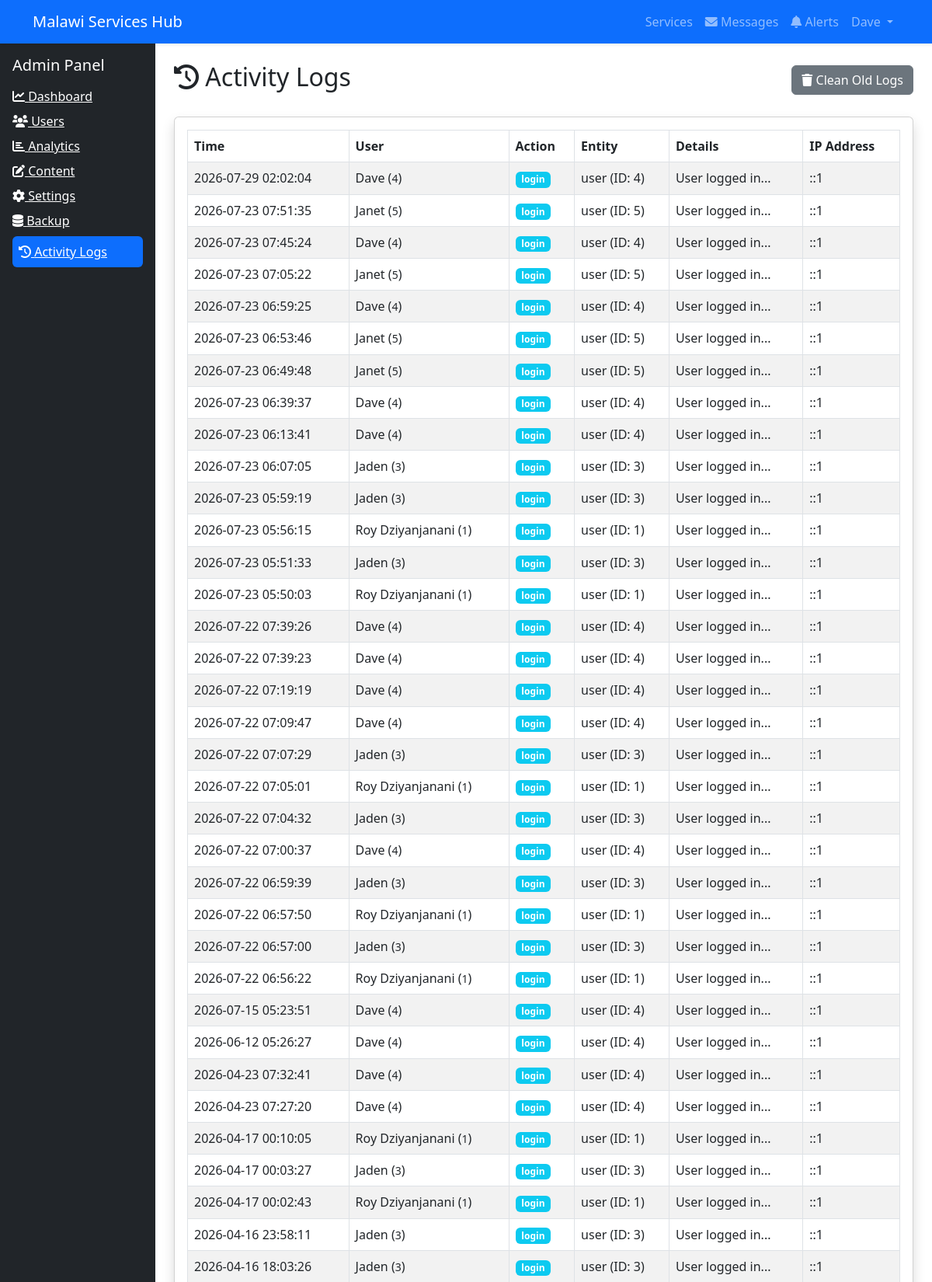
/admin/activity.php (signed in, upper part), run on the app's committed database.
### tables this page shows
CREATE TABLE `users` (
  `id` int(11) NOT NULL,
  `name` varchar(100) NOT NULL,
  `email` varchar(100) NOT NULL,
  `password` varchar(255) NOT NULL,
  `phone` varchar(20) NOT NULL,
  `location` varchar(100) NOT NULL,
  `role` enum('customer','provider','admin') DEFAULT 'customer',
  `profile_pic` varchar(255) DEFAULT NULL,
  `is_active` tinyint(1) DEFAULT 1,
  `is_profile_complete` tinyint(1) DEFAULT 0,
  `email_verified` tinyint(1) DEFAULT 0,
  `twofa_secret` varchar(255) DEFAULT NULL,
  `twofa_enabled` tinyint(1) DEFAULT 0,
  `created_at` timestamp NOT NULL DEFAULT current_timestamp(),
  `last_login` datetime DEFAULT NULL,
  `email_verification_token` varchar(255) DEFAULT NULL,
  `reset_password_token` varchar(255) DEFAULT NULL,
  `reset_password_expire` datetime DEFAULT NULL
);

CREATE TABLE `activity_logs` (
  `id` int(11) NOT NULL,
  `user_id` int(11) DEFAULT NULL,
  `action` varchar(100) DEFAULT NULL,
  `entity_type` varchar(50) DEFAULT NULL,
  `entity_id` int(11) DEFAULT NULL,
  `details` text DEFAULT NULL,
  `ip_address` varchar(45) DEFAULT NULL,
  `created_at` timestamp NOT NULL DEFAULT current_timestamp()
);

### includes/auth.php (called while the page is built, shortened)
<?php
require_once 'db.php';
function isLoggedIn() {
    return isset($_SESSION['user_id']);
}
function getCurrentUser() {
    $stmt = getDb()->prepare("SELECT * FROM users WHERE id = ?");
    $stmt->execute([$_SESSION['user_id']]);
    return $stmt->fetch();
}
?>

### includes/db.php (called while the page is built, shortened)
<?php
$host = 'localhost';
$dbname = 'malawi_services_hub';
$username = 'root';
$password = '';
try {
    $pdo = new PDO("mysql:host=$host;dbname=$dbname;charset=utf8mb4", $username, $password);
    $pdo->setAttribute(PDO::ATTR_ERRMODE, PDO::ERRMODE_EXCEPTION);
    $pdo->setAttribute(PDO::ATTR_DEFAULT_FETCH_MODE, PDO::FETCH_ASSOC);
} catch(PDOException $e) {
    die("Database connection failed: " . $e->getMessage());
}
function getDb() {
    global $pdo;
    return $pdo;
}
?>

### admin/activity.php (the view, shortened to what this page needs)
<?php
require_once '../includes/auth.php';
$db = getDb();
$logs = $db->query("SELECT l.*, u.name as user_name FROM activity_logs l LEFT JOIN users u ON l.user_id = u.id ORDER BY l.created_at DESC LIMIT 200")->fetchAll();
?>
<!DOCTYPE html>
<html lang="en">
<head>
    <link href="https://cdn.jsdelivr.net/npm/bootstrap@5.3.0/dist/css/bootstrap.min.css" rel="stylesheet">
    <link rel="stylesheet" href="https://cdnjs.cloudflare.com/ajax/libs/font-awesome/6.0.0-beta3/css/all.min.css">
</head>
<body>
<?php include '../includes/header.php'; ?>
<div class="container-fluid">
    <div class="row">
        <div class="col-md-2 bg-dark min-vh-100 p-3">
            <h5 class="text-white mb-3">Admin Panel</h5>
            <a href="index.php" class="text-white d-block mb-2"><i class="fas fa-chart-line"></i> Dashboard</a>
            <a href="users.php" class="text-white d-block mb-2"><i class="fas fa-users"></i> Users</a>
            <a href="analytics.php" class="text-white d-block mb-2"><i class="fas fa-chart-bar"></i> Analytics</a>
            <a href="content.php" class="text-white d-block mb-2"><i class="fas fa-edit"></i> Content</a>
            <a href="settings.php" class="text-white d-block mb-2"><i class="fas fa-cog"></i> Settings</a>
            <a href="backup.php" class="text-white d-block mb-2"><i class="fas fa-database"></i> Backup</a>
            <a href="activity.php" class="text-white d-block mb-2 bg-primary p-2 rounded"><i class="fas fa-history"></i> Activity Logs</a>
        </div>
        <div class="col-md-10 p-4">
            <div class="d-flex justify-content-between align-items-center mb-4">
                <h2><i class="fas fa-history"></i> Activity Logs</h2>
                <a href="?clear=1" class="btn btn-secondary" onclick="return confirm('Delete logs older than 30 days?')"><i class="fas fa-trash"></i> Clean Old Logs</a>
            </div>
            <div class="card shadow">
                <div class="card-body">
                    <table class="table table-bordered table-striped" id="logsTable">
                        <thead>
                            <tr><th>Time</th><th>User</th><th>Action</th><th>Entity</th><th>Details</th><th>IP Address</th></tr>
                        </thead>
                        <tbody>
                            <?php foreach($logs as $log): ?>
                            <tr>
                                <td><?= date('Y-m-d H:i:s', strtotime($log['created_at'])) ?></td>
                                <td><?= htmlspecialchars($log['user_name'] ?? 'System') ?> (<small><?= $log['user_id'] ?? 'N/A' ?></small>)</td>
                                <td><span class="badge bg-info"><?= htmlspecialchars($log['action']) ?></span></td>
                                <td><?= htmlspecialchars($log['entity_type'] ?? '-') ?> (ID: <?= $log['entity_id'] ?? '-'?>)</td>
                                <td><?= htmlspecialchars(substr($log['details'] ?? '', 0, 100)) ?>...</td>
                                <td><?= htmlspecialchars($log['ip_address'] ?? '-') ?></td>
                            </tr>
                            <?php endforeach; ?>
                        </tbody>
                    </table>
                </div>
            </div>
        </div>
    </div>
</div>
<?php include '../includes/footer.php'; ?>
</body>
</html>

### includes/header.php (shortened to what this page needs)
<!DOCTYPE html>
<html lang="en">
<head>
</head>
<?php
require_once __DIR__ . '/auth.php';
$currentUser = getCurrentUser();
?>
<nav class="navbar navbar-expand-lg navbar-dark bg-primary shadow-sm">
    <div class="container">
        <a class="navbar-brand" href="<?= BASE_URL ?>index.php">Malawi Services Hub</a>
        <div class="collapse navbar-collapse" id="navbarNav">
            <ul class="navbar-nav ms-auto">
                <li class="nav-item"><a class="nav-link" href="<?= BASE_URL ?>services.php">Services</a></li>
                <?php if($currentUser): ?>
                    <li class="nav-item">
                        <a class="nav-link position-relative" href="<?= BASE_URL ?>messaging.php">
                            <i class="fas fa-envelope"></i> Messages
                        </a>
                    </li>
                    <li class="nav-item">
                        <a class="nav-link position-relative" href="<?= BASE_URL ?>notifications.php">
                            <i class="fas fa-bell"></i> Alerts
                        </a>
                    </li>
                    <li class="nav-item dropdown">
                        <a class="nav-link dropdown-toggle" href="#" id="userDropdown" role="button" data-bs-toggle="dropdown">
                            <?= htmlspecialchars($currentUser['name']) ?>
                        </a>
                    </li>
                <?php else: ?>
                    <li class="nav-item"><a class="nav-link btn btn-outline-dark" href="#" data-bs-toggle="modal" data-bs-target="#loginModal">Login</a></li>
                    <li class="nav-item"><a class="nav-link btn btn-dark ms-2" href="#" data-bs-toggle="modal" data-bs-target="#registerModal">Sign Up</a></li>
                <?php endif; ?>
            </ul>
        </div>
    </div>
</nav>

### data on the page
users: name "Dave"
activity_logs: created_at "2026-07-29 02:02:04", user.name "Dave", user "4", action "login", entity_type "user", entity "4", details "User logged in", ip_address "::1"
activity_logs: created_at "2026-07-23 07:51:35", user.name "Janet", user "5", action "login", entity_type "user", entity "5", details "User logged in", ip_address "::1"
activity_logs: created_at "2026-07-23 07:45:24", user.name "Dave", user "4", action "login", entity_type "user", entity "4", details "User logged in", ip_address "::1"
activity_logs: created_at "2026-07-23 07:05:22", user.name "Janet", user "5", action "login", entity_type "user", entity "5", details "User logged in", ip_address "::1"
activity_logs: created_at "2026-07-23 06:59:25", user.name "Dave", user "4", action "login", entity_type "user", entity "4", details "User logged in", ip_address "::1"
activity_logs: created_at "2026-07-23 06:53:46", user.name "Janet", user "5", action "login", entity_type "user", entity "5", details "User logged in", ip_address "::1"
activity_logs: created_at "2026-07-23 06:49:48", user.name "Janet", user "5", action "login", entity_type "user", entity "5", details "User logged in", ip_address "::1"
activity_logs: created_at "2026-07-23 06:39:37", user.name "Dave", user "4", action "login", entity_type "user", entity "4", details "User logged in", ip_address "::1"
activity_logs: created_at "2026-07-23 06:13:41", user.name "Dave", user "4", action "login", entity_type "user", entity "4", details "User logged in", ip_address "::1"
activity_logs: created_at "2026-07-23 06:07:05", user.name "Jaden", user "3", action "login", entity_type "user", entity "3", details "User logged in", ip_address "::1"
activity_logs: created_at "2026-07-23 05:59:19", user.name "Jaden", user "3", action "login", entity_type "user", entity "3", details "User logged in", ip_address "::1"
activity_logs: created_at "2026-07-23 05:56:15", user.name "Roy Dziyanjanani", user "1", action "login", entity_type "user", entity "1", details "User logged in", ip_address "::1"
activity_logs: created_at "2026-07-23 05:51:33", user.name "Jaden", user "3", action "login", entity_type "user", entity "3", details "User logged in", ip_address "::1"
activity_logs: created_at "2026-07-23 05:50:03", user.name "Roy Dziyanjanani", user "1", action "login", entity_type "user", entity "1", details "User logged in", ip_address "::1"
activity_logs: created_at "2026-07-22 07:39:26", user.name "Dave", user "4", action "login", entity_type "user", entity "4", details "User logged in", ip_address "::1"
activity_logs: created_at "2026-07-22 07:39:23", user.name "Dave", user "4", action "login", entity_type "user", entity "4", details "User logged in", ip_address "::1"
activity_logs: created_at "2026-07-22 07:19:19", user.name "Dave", user "4", action "login", entity_type "user", entity "4", details "User logged in", ip_address "::1"
activity_logs: created_at "2026-07-22 07:09:47", user.name "Dave", user "4", action "login", entity_type "user", entity "4", details "User logged in", ip_address "::1"
activity_logs: created_at "2026-07-22 07:07:29", user.name "Jaden", user "3", action "login", entity_type "user", entity "3", details "User logged in", ip_address "::1"
activity_logs: created_at "2026-07-22 07:05:01", user.name "Roy Dziyanjanani", user "1", action "login", entity_type "user", entity "1", details "User logged in", ip_address "::1"
activity_logs: created_at "2026-07-22 07:04:32", user.name "Jaden", user "3", action "login", entity_type "user", entity "3", details "User logged in", ip_address "::1"
activity_logs: created_at "2026-07-22 07:00:37", user.name "Dave", user "4", action "login", entity_type "user", entity "4", details "User logged in", ip_address "::1"
activity_logs: created_at "2026-07-22 06:59:39", user.name "Jaden", user "3", action "login", entity_type "user", entity "3", details "User logged in", ip_address "::1"
activity_logs: created_at "2026-07-22 06:57:50", user.name "Roy Dziyanjanani", user "1", action "login", entity_type "user", entity "1", details "User logged in", ip_address "::1"
activity_logs: created_at "2026-07-22 06:57:00", user.name "Jaden", user "3", action "login", entity_type "user", entity "3", details "User logged in", ip_address "::1"
activity_logs: created_at "2026-07-22 06:56:22", user.name "Roy Dziyanjanani", user "1", action "login", entity_type "user", entity "1", details "User logged in", ip_address "::1"
activity_logs: created_at "2026-07-15 05:23:51", user.name "Dave", user "4", action "login", entity_type "user", entity "4", details "User logged in", ip_address "::1"
activity_logs: created_at "2026-06-12 05:26:27", user.name "Dave", user "4", action "login", entity_type "user", entity "4", details "User logged in", ip_address "::1"
activity_logs: created_at "2026-04-23 07:32:41", user.name "Dave", user "4", action "login", entity_type "user", entity "4", details "User logged in", ip_address "::1"
activity_logs: created_at "2026-04-23 07:27:20", user.name "Dave", user "4", action "login", entity_type "user", entity "4", details "User logged in", ip_address "::1"
activity_logs: created_at "2026-04-17 00:10:05", user.name "Roy Dziyanjanani", user "1", action "login", entity_type "user", entity "1", details "User logged in", ip_address "::1"
activity_logs: created_at "2026-04-17 00:03:27", user.name "Jaden", user "3", action "login", entity_type "user", entity "3", details "User logged in", ip_address "::1"
activity_logs: created_at "2026-04-17 00:02:43", user.name "Roy Dziyanjanani", user "1", action "login", entity_type "user", entity "1", details "User logged in", ip_address "::1"
activity_logs: created_at "2026-04-16 23:58:11", user.name "Jaden", user "3", action "login", entity_type "user", entity "3", details "User logged in", ip_address "::1"
activity_logs: created_at "2026-04-16 18:03:26", user.name "Jaden", user "3", action "login", entity_type "user", entity "3", details "User logged in", ip_address "::1"
